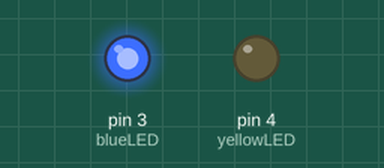
Recording of a sketch running on a simulated Arduino Uno, built with avr-gcc and run on an emulated ATmega328P. On the bench: output pins drawn as LEDs (lit = HIGH).

Above: at 0.5 s.
At 3.0 s:
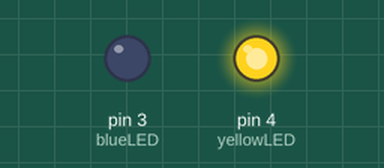
At 5.0 s:
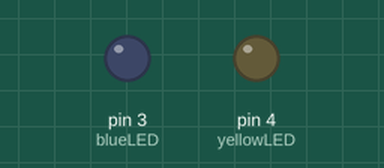
Timing chart, 0 to 7.8 s (numbered marks = the images above):
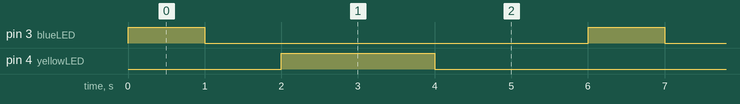

Measured:
- by itself, pin 3 (blueLED): alternates HIGH for 1.0 s and LOW for 5.0 s
- by itself, pin 4 (yellowLED): alternates HIGH for 2.0 s and LOW for 4.0 s
- by itself, everything shown: repeats every 6.0 s, in 4 steps

The sketch:

arduino_led_code.ino
```cpp
int blueLED = 3;
int yellowLED = 4;
void setup() {
pinMode(blueLED,OUTPUT);
pinMode(yellowLED,OUTPUT);
}

void loop() {
 digitalWrite(blueLED,HIGH);
 delay(1000);
digitalWrite(blueLED,LOW);
delay(1000);
digitalWrite(yellowLED,HIGH);
delay(2000);
digitalWrite(yellowLED,LOW);
delay(2000);
}
```
